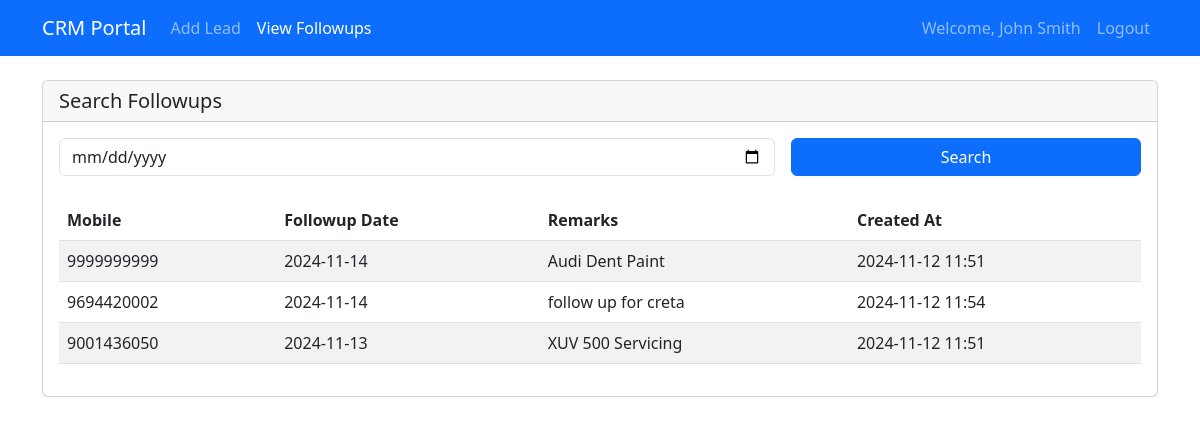
/followups (signed in), run on the app's committed database.
### app.py (models this page shows)
class User(UserMixin, db.Model):
    id = db.Column(db.Integer, primary_key=True)
    username = db.Column(db.String(80), unique=True, nullable=False)
    password_hash = db.Column(db.String(120), nullable=False)
    is_admin = db.Column(db.Boolean, default=False)
    name = db.Column(db.String(100))  # Full name for display

class Lead(db.Model):
    id = db.Column(db.Integer, primary_key=True)
    user_id = db.Column(db.Integer, db.ForeignKey('user.id'), nullable=False)
    mobile = db.Column(db.String(12), nullable=False)
    followup_date = db.Column(db.DateTime, nullable=False)
    remarks = db.Column(db.Text)
    created_at = db.Column(db.DateTime, default=datetime.utcnow)
    created_by = db.Column(db.Integer, db.ForeignKey('user.id'))
    user = db.relationship('User', foreign_keys=[user_id])
    creator = db.relationship('User', foreign_keys=[created_by])

### app.py (the view)
@app.route('/followups')
@login_required
def followups():
    date = request.args.get('date', '')
    query = Lead.query
    if not current_user.is_admin:
        query = query.filter(Lead.user_id == current_user.id)
    else:
        user_id = request.args.get('user_id')
        if user_id:
            query = query.filter(Lead.user_id == user_id)
    if date:
        selected_date = datetime.strptime(date, '%Y-%m-%d')
        query = query.filter(db.func.date(Lead.followup_date) == selected_date.date())
    followups = query.order_by(Lead.followup_date.desc()).all()
    users = User.query.filter_by(is_admin=False).all()  # For admin's user filter
    return render_template('followups.html', followups=followups, users=users)

### app.py (called while the page is built)
@login_manager.user_loader
def load_user(user_id):
    return User.query.get(int(user_id))

### templates/followups.html (shortened to what this page needs)
<!DOCTYPE html>
<html lang="en">
<head>
    <link href="https://cdnjs.cloudflare.com/ajax/libs/bootstrap/5.3.0/css/bootstrap.min.css" rel="stylesheet">
</head>
<body>
    <nav class="navbar navbar-expand-lg navbar-dark bg-primary">
        <div class="container">
            <a class="navbar-brand" href="/">CRM Portal</a>
            <div class="collapse navbar-collapse" id="navbarNav">
                <ul class="navbar-nav">
                    <li class="nav-item">
                        <a class="nav-link" href="/">Add Lead</a>
                    </li>
                    <li class="nav-item">
                        <a class="nav-link active" href="/followups">View Followups</a>
                    </li>
                </ul>
                <ul class="navbar-nav ms-auto">
                    <li class="nav-item">
                        <span class="nav-link">Welcome, {{ current_user.name }}</span>
                    </li>
                    <li class="nav-item">
                        <a class="nav-link" href="{{ url_for('logout') }}">Logout</a>
                    </li>
                </ul>
            </div>
        </div>
    </nav>
    <div class="container mt-4">
        <div class="card">
            <div class="card-header">
                <h5 class="card-title mb-0">Search Followups</h5>
            </div>
            <div class="card-body">
                <form method="GET" action="{{ url_for('followups') }}" class="row g-3">
                    <div class="col-md-{% if current_user.is_admin %}4{% else %}8{% endif %}">
                        <input type="date" class="form-control" name="date"
                               value="{{ request.args.get('date', '') }}">
                    </div>
                    <div class="col-md-4">
                        <button type="submit" class="btn btn-primary w-100">Search</button>
                    </div>
                </form>
                <div class="mt-4 table-responsive">
                    <table class="table table-striped table-hover">
                        <thead>
                            <tr>
                                <th>Mobile</th>
                                <th>Followup Date</th>
                                <th>Remarks</th>
                                <th>Created At</th>
                            </tr>
                        </thead>
                        <tbody>
                            {% for followup in followups %}
                                <tr>
                                    <td>{{ followup.mobile }}</td>
                                    <td>{{ followup.followup_date.strftime('%Y-%m-%d') }}</td>
                                    <td>{{ followup.remarks }}</td>
                                    <td>{{ followup.created_at.strftime('%Y-%m-%d %H:%M') }}</td>
                                </tr>
                            {% endfor %}
                        </tbody>
                    </table>
                </div>
            </div>
        </div>
    </div>
</body>
</html>

### data on the page
User: name "John Smith"
Lead: mobile "9999999999", followup_date "2024-11-14", remarks "Audi Dent Paint", created_at "2024-11-12 11:51"
Lead: mobile "9694420002", followup_date "2024-11-14", remarks "follow up for creta", created_at "2024-11-12 11:54"
Lead: mobile "9001436050", followup_date "2024-11-13", remarks "XUV 500 Servicing", created_at "2024-11-12 11:51"
